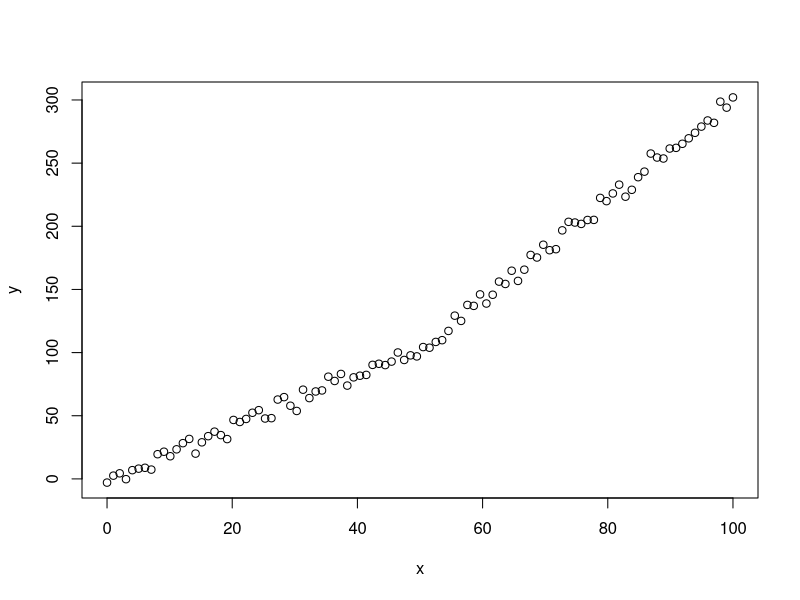

Source code (R): (Note: this script raises an error after producing the figure.)





#Marina Golivets #### original code below

#change-point regression
x<-seq(from=0, to=100, len=100)
yMean<-ifelse(x<50, 1+2*x, 1+2*50+4*(x-50))
y<-sapply(yMean, rnorm, n=1, sd=4)
plot(x,y)
N<-length(x)

modelString<-
    "model{
for (i in 1:N){
y[i] ~ dnorm(y.hat[i], tau)
y.hat[i]<- ifelse(i<changePoint, a + b1*x[i], a + b1*changePoint + b2*(x[i]-changePoint))
}
changePoint ~ dnorm(0, .0001)
a ~ dnorm(0, .0001)
b1 ~ dnorm(0, .0001)
b2 ~ dnorm(0, .0001)
tau <- pow(sigma, -2)
sigma ~ dunif(0, 100)
}
"
writeLines(modelString, con="TEMPmodel.txt")

dataList<-list(x=x, y=y, N=N)
jags<-jags.model("TEMPmodel.txt",
                 data = dataList,
                 n.chains = 4, 
                 n.adapt = 200)
codaSamples<-coda.samples(jags, c('a','b1','b2','changePoint','sigma'), 10000, 1)
summary(codaSamples)
